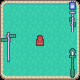

This game map was drawn from its Tiled (.tmx) file and the tilesets committed beside it. A one-line description and the full map source follow:
An orthogonal 5x5 tile map with 16x16 px tiles, 3 tile layers (Ground, Solid, Above).

<map version="1.5" tiledversion="1.7.2" orientation="orthogonal" renderorder="right-down" width="5" height="5" tilewidth="16" tileheight="16" infinite="0" nextlayerid="6" nextobjectid="8">
 <editorsettings>
  <export format="json" />
 </editorsettings>
 <tileset firstgid="1" name="Kenny RPG Urban Pack" tilewidth="16" tileheight="16" tilecount="486" columns="27">
  <image source="../../example/assets/kenny-rpg-urban-pack/tilemap_packed.png" width="432" height="288" />
 </tileset>
 <layer id="1" name="Ground" width="5" height="5">
  <data encoding="csv">
1,2,2,2,3,
28,29,29,29,30,
28,29,29,29,30,
28,29,29,29,30,
55,56,56,56,57
</data>
 </layer>
 <layer id="3" name="Solid" width="5" height="5">
  <properties>
   <property name="solid" type="bool" value="true" />
  </properties>
  <data encoding="csv">
0,0,0,0,0,
0,0,0,0,196,
0,0,279,0,0,
195,0,0,0,0,
0,0,0,0,197
</data>
 </layer>
 <layer id="5" name="Above" width="5" height="5">
  <properties>
   <property name="zindex" type="int" value="5" />
  </properties>
  <data encoding="csv">
0,0,0,0,169,
0,0,0,0,0,
168,0,0,0,0,
0,0,0,0,170,
0,0,0,0,0
</data>
 </layer>
</map>
